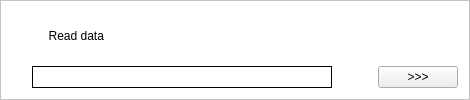
                                           <widget class="QFrame" name="verticalFrame_20">
                                            <property name="styleSheet">
                                             <string notr="true">background-color: rgb(255, 255, 255);
color: rgb(0, 0, 0);</string>
                                            </property>
                                            <property name="frameShape">
                                             <enum>QFrame::StyledPanel</enum>
                                            </property>
                                            <layout class="QVBoxLayout" name="verticalLayout_28">
                                             <item>
                                              <layout class="QVBoxLayout" name="verticalLayout_29">
                                               <property name="leftMargin">
                                                <number>20</number>
                                               </property>
                                               <item>
                                                <widget class="QLabel" name="label_12">
                                                 <property name="frameShape">
                                                  <enum>QFrame::NoFrame</enum>
                                                 </property>
                                                 <property name="text">
                                                  <string>     Read data </string>
                                                 </property>
                                                </widget>
                                               </item>
                                              </layout>
                                             </item>
                                             <item>
                                              <layout class="QHBoxLayout" name="horizontalLayout_14">
                                               <property name="leftMargin">
                                                <number>20</number>
                                               </property>
                                               <item>
                                                <widget class="QLabel" name="lab_ReadData_1Dcode">
                                                 <property name="minimumSize">
                                                  <size>
                                                   <width>300</width>
                                                   <height>0</height>
                                                  </size>
                                                 </property>
                                                 <property name="frameShape">
                                                  <enum>QFrame::Box</enum>
                                                 </property>
                                                 <property name="text">
                                                  <string/>
                                                 </property>
                                                </widget>
                                               </item>
                                               <item>
                                                <spacer name="horizontalSpacer_8">
                                                 <property name="orientation">
                                                  <enum>Qt::Horizontal</enum>
                                                 </property>
                                                 <property name="sizeHint" stdset="0">
                                                  <size>
                                                   <width>40</width>
                                                   <height>20</height>
                                                  </size>
                                                 </property>
                                                </spacer>
                                               </item>
                                               <item>
                                                <widget class="QPushButton" name="btn_ReadDataDetail_1Dcode">
                                                 <property name="styleSheet">
                                                  <string notr="true">background-color: rgb(238, 238, 236);</string>
                                                 </property>
                                                 <property name="text">
                                                  <string>&gt;&gt;&gt;</string>
                                                 </property>
                                                </widget>
                                               </item>
                                              </layout>
                                             </item>
                                            </layout>
                                           </widget>
